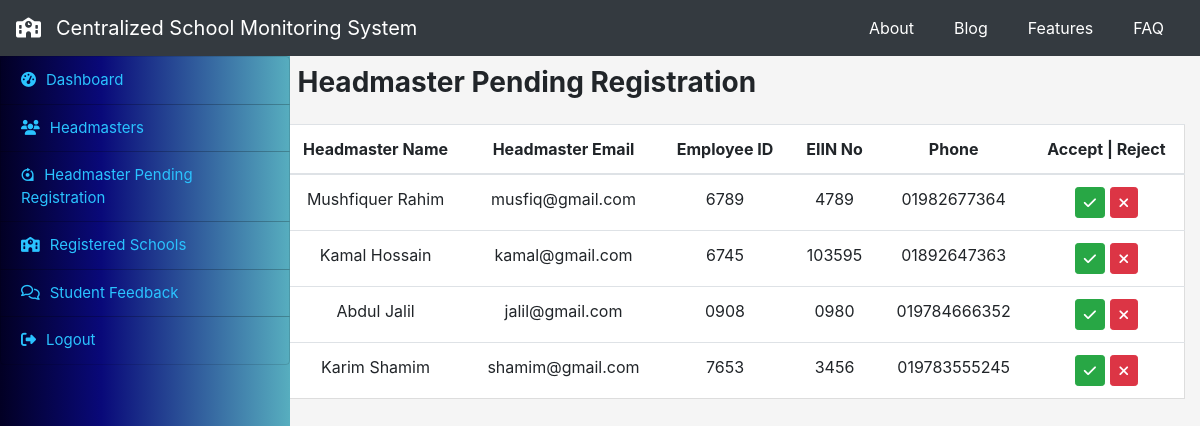
Screenshot of /hpend with the database file from the repository.
### initapp/models.py (models this page shows, shortened)
class headmaster_verify(models.Model):
    h_fullname = models.CharField(max_length=100, blank=False, null=False)
    h_email = models.CharField(max_length=100, blank=False, null=False)
    h_empid = models.CharField(max_length=100, primary_key=True)
    h_pass = models.CharField(max_length=50, blank=False, null=False)
    h_phone = models.CharField(max_length=50, blank=False, null=False)
    sch_eiin = models.CharField(
        max_length=25, blank=False, null=False, default=None)
    def approve_head(self):
        return f"/head_approve/{self.h_empid}/"
    def get_absolute_url(self):
        return f"/reject_head/{self.h_empid}/"

### officer/views.py (the view)
# urls.py: path('hpend', views.hpend, name="hpends"),
def hpend(request):
    hv = headmaster_verify.objects.all()
    return render(request, 'hverify.html', {'hv': hv})

### officer/templates/hverify.html (shortened to what this page needs)
{% extends 'o_base.html' %}
{% block content %}
<div>
    <h3 class="font-weight-bold mb-4">Headmaster Pending Registration</h3>
</div>
<div class="row head_verify">
    <table class="table">
        <thead>
            <tr>
                <th scope="col">Headmaster Name</th>
                <th scope="col">Headmaster Email</th>
                <th scope="col">Employee ID</th>
                <th scope="col">EIIN No</th>
                <th scope="col">Phone</th>
                <th scope="col">Accept | Reject</th>
            </tr>
        </thead>
        <tbody>
            {% for head in hv %}
            <tr>
                <td>{{ head.h_fullname }}</td>
                <td>{{ head.h_email}}</td>
                <td>{{ head.h_empid }}</td>
                <td>{{ head.sch_eiin}}</td>
                <td> {{ head.h_phone}}</td>
                <td><a class="btn btn-sm btn-success" href="{{ head.approve_head }}"><i
                            class="fas fa-check"></i></a>
                    <a class="btn btn-sm btn-danger" href="{{ head.get_absolute_url }}"><i class="fas fa-times"></i></a>
                </td>
            </tr>
            {% endfor %}
        </tbody>
    </table>
</div>
{% endblock %}

### static/styles/app.css (style rules this page uses)
body { background-color: whitesmoke; @import url("https://fonts.googleapis.com/css?family=Raleway&display=swap"); @import url("https://fonts.googleapis.com/css?family=Roboto&display=swap"); }
.allteacher .table, .teacher_verify .table, .head_verify .table, .assign_tech_table .table, .tabledesign { text-align: center; border: 1px solid #ddd; background: white; }

### rows the page displays
headmaster_verify: h_fullname "Mushfiquer Rahim", h_email "musfiq@gmail.com", h_empid "6789", sch_eiin "4789", h_phone "01982677364"
headmaster_verify: h_fullname "Kamal Hossain", h_email "kamal@gmail.com", h_empid "6745", sch_eiin "103595", h_phone "01892647363"
headmaster_verify: h_fullname "Abdul Jalil", h_email "jalil@gmail.com", h_empid "0908", sch_eiin "0980", h_phone "019784666352"
headmaster_verify: h_fullname "Karim Shamim", h_email "shamim@gmail.com", h_empid "7653", sch_eiin "3456", h_phone "019783555245"
